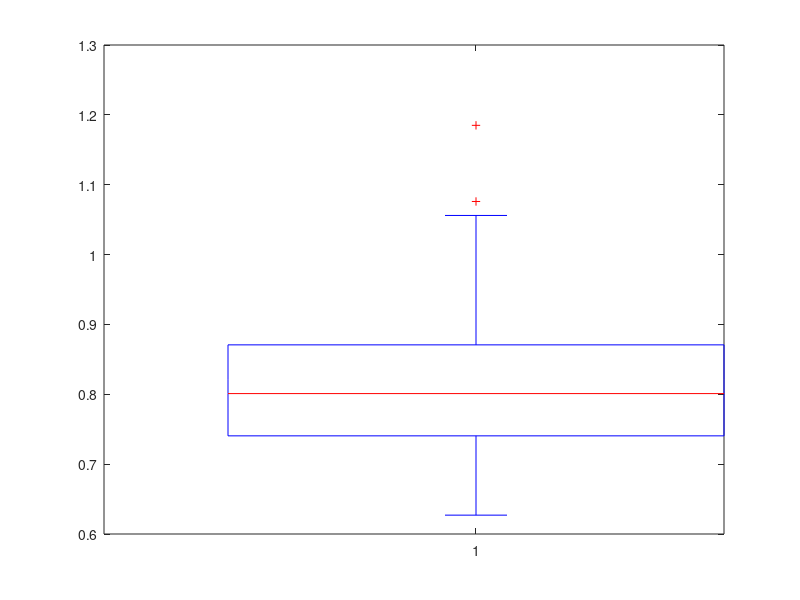

The MATLAB source for this figure: (Note: this script raises an error after producing the figure.)
clear;
clc;

ft_size = 20;
bar_width = 0.6;


load('t_l_read_u.mat');
load('t_l_write_x.mat');
t_l_read_u_PID_l = t_l_read_u;
t_l_write_x_PID_l = t_l_write_x;

[seq_unique_o,idx_o] = unique(t_l_read_u_PID_l(:,1),'rows'); % OPT Linux
t_l_read_u_unique_o = t_l_read_u_PID_l(idx_o,:);
e2e_latency_pid = [];

i = 1;
while(i<=size(t_l_read_u_unique_o,1))
    if t_l_write_x_PID_l(i,1)~= t_l_read_u_unique_o(i)
        t_l_write_x_PID_l(i,:) = [];
        i = i;
    else
        i = i+1;
    end
end


for i = 2: size(t_l_read_u_unique_o,1)    
    e2e_latency_pid =[e2e_latency_pid; t_l_read_u_unique_o(i,6)*60+t_l_read_u_unique_o(i,7)-t_l_write_x_PID_l(i,6)*60-t_l_write_x_PID_l(i,7)];    
end


hFig=figure;
set(hFig, 'Units','normalized', 'Position', [0.1 0.1 0.65 0.5])
bh=boxplot([e2e_latency_pid]*1000,'width',bar_width);
%handle(bh)
for i=1:size(bh,1)
    set(bh(i,:),'linewidth',1.5);
end
set(gca,'XTick',[1]);
set(gca,'XTickLabel',{'PID_R'});
ylabel('E2E Latency (ms)');
set(gca, 'FontSize', ft_size);